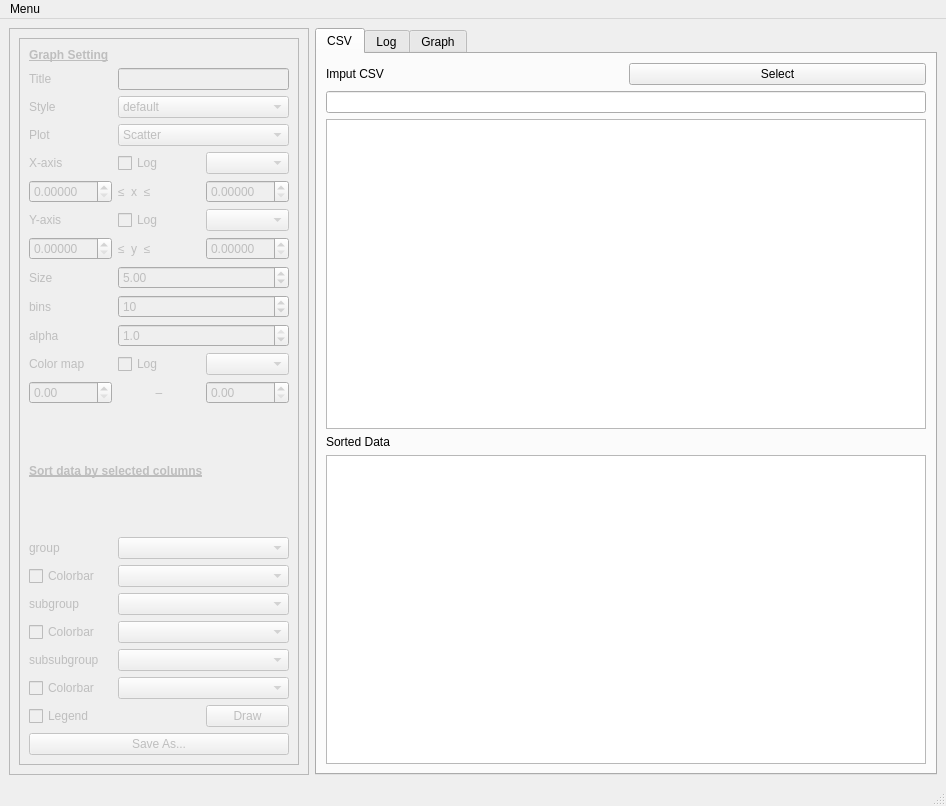
<?xml version="1.0" encoding="UTF-8"?>
<ui version="4.0">
 <class>MainWindow</class>
 <widget class="QMainWindow" name="MainWindow">
  <property name="geometry">
   <rect>
    <x>0</x>
    <y>0</y>
    <width>946</width>
    <height>806</height>
   </rect>
  </property>
  <property name="windowTitle">
   <string>MainWindow</string>
  </property>
  <widget class="QWidget" name="centralwidget">
   <layout class="QGridLayout" name="gridLayout_2">
    <item row="0" column="0">
     <widget class="QScrollArea" name="scrollArea">
      <property name="minimumSize">
       <size>
        <width>240</width>
        <height>0</height>
       </size>
      </property>
      <property name="maximumSize">
       <size>
        <width>300</width>
        <height>16777215</height>
       </size>
      </property>
      <property name="widgetResizable">
       <bool>true</bool>
      </property>
      <widget class="QWidget" name="scrollAreaWidgetContents">
       <property name="geometry">
        <rect>
         <x>0</x>
         <y>0</y>
         <width>302</width>
         <height>735</height>
        </rect>
       </property>
       <layout class="QGridLayout" name="gridLayout_5">
        <item row="1" column="1">
         <widget class="QFrame" name="frame_graph">
          <property name="enabled">
           <bool>false</bool>
          </property>
          <property name="frameShape">
           <enum>QFrame::StyledPanel</enum>
          </property>
          <property name="frameShadow">
           <enum>QFrame::Raised</enum>
          </property>
          <layout class="QGridLayout" name="gridLayout_6">
           <item row="2" column="0">
            <widget class="QLabel" name="label_6">
             <property name="text">
              <string>Style</string>
             </property>
            </widget>
           </item>
           <item row="8" column="2">
            <widget class="QComboBox" name="cmb_y"/>
           </item>
           <item row="14" column="2">
            <widget class="QComboBox" name="cmb_cmap"/>
           </item>
           <item row="17" column="0">
            <widget class="QDoubleSpinBox" name="dsb_cmin"/>
           </item>
           <item row="5" column="2">
            <widget class="QComboBox" name="cmb_x"/>
           </item>
           <item row="26" column="1" colspan="2">
            <widget class="QComboBox" name="cmb_subsubcolor"/>
           </item>
           <item row="27" column="1" colspan="2">
            <widget class="QComboBox" name="cmb_subsubsort"/>
           </item>
           <item row="8" column="1">
            <widget class="QCheckBox" name="cb_logy">
             <property name="text">
              <string>Log</string>
             </property>
            </widget>
           </item>
           <item row="7" column="2">
            <widget class="QDoubleSpinBox" name="dsb_xmax">
             <property name="decimals">
              <number>5</number>
             </property>
            </widget>
           </item>
           <item row="22" column="1" colspan="2">
            <widget class="QComboBox" name="cmb_subcolor"/>
           </item>
           <item row="19" column="1" colspan="2">
            <widget class="QComboBox" name="cmb_color"/>
           </item>
           <item row="5" column="0">
            <widget class="QLabel" name="label_18">
             <property name="text">
              <string>X-axis</string>
             </property>
            </widget>
           </item>
           <item row="0" column="0" colspan="3">
            <widget class="QLabel" name="label_22">
             <property name="sizePolicy">
              <sizepolicy hsizetype="Preferred" vsizetype="Fixed">
               <horstretch>0</horstretch>
               <verstretch>0</verstretch>
              </sizepolicy>
             </property>
             <property name="font">
              <font>
               <weight>75</weight>
               <bold>true</bold>
               <underline>true</underline>
              </font>
             </property>
             <property name="text">
              <string>Graph Setting</string>
             </property>
            </widget>
           </item>
           <item row="8" column="0">
            <widget class="QLabel" name="label_19">
             <property name="text">
              <string>Y-axis</string>
             </property>
            </widget>
           </item>
           <item row="22" column="0">
            <widget class="QLabel" name="label_28">
             <property name="text">
              <string>subgroup</string>
             </property>
            </widget>
           </item>
           <item row="3" column="0">
            <widget class="QLabel" name="label_24">
             <property name="text">
              <string>Plot</string>
             </property>
            </widget>
           </item>
           <item row="9" column="2">
            <widget class="QDoubleSpinBox" name="dsb_ymax">
             <property name="decimals">
              <number>5</number>
             </property>
            </widget>
           </item>
           <item row="28" column="0">
            <widget class="QCheckBox" name="cb_legend">
             <property name="text">
              <string>Legend</string>
             </property>
            </widget>
           </item>
           <item row="20" column="1" colspan="2">
            <widget class="QComboBox" name="cmb_sort"/>
           </item>
           <item row="12" column="0">
            <widget class="QLabel" name="label_bins">
             <property name="text">
              <string>bins</string>
             </property>
            </widget>
           </item>
           <item row="14" column="0">
            <widget class="QLabel" name="label">
             <property name="text">
              <string>Color map</string>
             </property>
            </widget>
           </item>
           <item row="14" column="1">
            <widget class="QCheckBox" name="cb_logc">
             <property name="text">
              <string>Log</string>
             </property>
            </widget>
           </item>
           <item row="17" column="2">
            <widget class="QDoubleSpinBox" name="dsb_cmax"/>
           </item>
           <item row="17" column="1">
            <widget class="QLabel" name="label_5">
             <property name="text">
              <string>–</string>
             </property>
             <property name="alignment">
              <set>Qt::AlignCenter</set>
             </property>
            </widget>
           </item>
           <item row="26" column="0">
            <widget class="QLabel" name="label_29">
             <property name="text">
              <string>subsubgroup</string>
             </property>
            </widget>
           </item>
           <item row="1" column="0">
            <widget class="QLabel" name="label_2">
             <property name="text">
              <string>Title</string>
             </property>
            </widget>
           </item>
           <item row="19" column="0">
            <widget class="QLabel" name="label_20">
             <property name="text">
              <string>group</string>
             </property>
            </widget>
           </item>
           <item row="3" column="1" colspan="2">
            <widget class="QComboBox" name="cmb_plot">
             <item>
              <property name="text">
               <string>Scatter</string>
              </property>
             </item>
             <item>
              <property name="text">
               <string>kdeplot</string>
              </property>
             </item>
             <item>
              <property name="text">
               <string>Histogram</string>
              </property>
             </item>
             <item>
              <property name="text">
               <string>Line</string>
              </property>
             </item>
             <item>
              <property name="text">
               <string>Box plots</string>
              </property>
             </item>
            </widget>
           </item>
           <item row="7" column="0">
            <widget class="QDoubleSpinBox" name="dsb_xmin">
             <property name="decimals">
              <number>5</number>
             </property>
            </widget>
           </item>
           <item row="13" column="0">
            <widget class="QLabel" name="label_30">
             <property name="text">
              <string>alpha</string>
             </property>
            </widget>
           </item>
           <item row="1" column="1" colspan="2">
            <widget class="QLineEdit" name="text_title"/>
           </item>
           <item row="24" column="1" colspan="2">
            <widget class="QComboBox" name="cmb_subsort"/>
           </item>
           <item row="30" column="0" colspan="3">
            <widget class="QPushButton" name="button_save">
             <property name="text">
              <string>Save As...</string>
             </property>
            </widget>
           </item>
           <item row="7" column="1">
            <widget class="QLabel" name="label_3">
             <property name="text">
              <string>≤  x  ≤</string>
             </property>
            </widget>
           </item>
           <item row="24" column="0">
            <widget class="QCheckBox" name="cb_subcolorbar">
             <property name="text">
              <string>Colorbar</string>
             </property>
            </widget>
           </item>
           <item row="27" column="0">
            <widget class="QCheckBox" name="cb_subsubcolorbar">
             <property name="text">
              <string>Colorbar</string>
             </property>
            </widget>
           </item>
           <item row="20" column="0">
            <widget class="QCheckBox" name="cb_colorbar">
             <property name="text">
              <string>Colorbar</string>
             </property>
            </widget>
           </item>
           <item row="18" column="0" colspan="3">
            <widget class="QLabel" name="label_7">
             <property name="font">
              <font>
               <weight>75</weight>
               <bold>true</bold>
               <underline>true</underline>
              </font>
             </property>
             <property name="text">
              <string>Sort data by selected columns</string>
             </property>
            </widget>
           </item>
           <item row="11" column="0">
            <widget class="QLabel" name="label_21">
             <property name="text">
              <string>Size</string>
             </property>
            </widget>
           </item>
           <item row="11" column="1" colspan="2">
            <widget class="QDoubleSpinBox" name="dsb_markerSize">
             <property name="minimum">
              <double>0.100000000000000</double>
             </property>
             <property name="maximum">
              <double>30.000000000000000</double>
             </property>
             <property name="singleStep">
              <double>0.100000000000000</double>
             </property>
             <property name="value">
              <double>5.000000000000000</double>
             </property>
            </widget>
           </item>
           <item row="12" column="1" colspan="2">
            <widget class="QSpinBox" name="spb_bins">
             <property name="minimum">
              <number>1</number>
             </property>
             <property name="maximum">
              <number>200</number>
             </property>
             <property name="value">
              <number>10</number>
             </property>
            </widget>
           </item>
           <item row="13" column="1" colspan="2">
            <widget class="QDoubleSpinBox" name="dsb_alpha">
             <property name="decimals">
              <number>1</number>
             </property>
             <property name="minimum">
              <double>0.100000000000000</double>
             </property>
             <property name="maximum">
              <double>1.000000000000000</double>
             </property>
             <property name="singleStep">
              <double>0.100000000000000</double>
             </property>
             <property name="value">
              <double>1.000000000000000</double>
             </property>
            </widget>
           </item>
           <item row="28" column="2">
            <widget class="QPushButton" name="button_preview">
             <property name="text">
              <string>Draw</string>
             </property>
            </widget>
           </item>
           <item row="9" column="1">
            <widget class="QLabel" name="label_4">
             <property name="text">
              <string>≤  y  ≤</string>
             </property>
            </widget>
           </item>
           <item row="9" column="0">
            <widget class="QDoubleSpinBox" name="dsb_ymin">
             <property name="decimals">
              <number>5</number>
             </property>
            </widget>
           </item>
           <item row="5" column="1">
            <widget class="QCheckBox" name="cb_logx">
             <property name="text">
              <string>Log</string>
             </property>
            </widget>
           </item>
           <item row="2" column="1" colspan="2">
            <widget class="QComboBox" name="cmb_style">
             <item>
              <property name="text">
               <string>default</string>
              </property>
             </item>
            </widget>
           </item>
          </layout>
         </widget>
        </item>
       </layout>
      </widget>
     </widget>
    </item>
    <item row="0" column="1">
     <widget class="QTabWidget" name="tab_pca">
      <property name="tabPosition">
       <enum>QTabWidget::North</enum>
      </property>
      <property name="tabShape">
       <enum>QTabWidget::Rounded</enum>
      </property>
      <property name="currentIndex">
       <number>0</number>
      </property>
      <widget class="QWidget" name="tn_summary">
       <attribute name="title">
        <string>CSV</string>
       </attribute>
       <layout class="QGridLayout" name="gridLayout">
        <item row="0" column="1">
         <widget class="QPushButton" name="button_csvPath">
          <property name="text">
           <string>Select</string>
          </property>
         </widget>
        </item>
        <item row="3" column="0">
         <widget class="QLabel" name="label_16">
          <property name="text">
           <string>Sorted Data</string>
          </property>
         </widget>
        </item>
        <item row="0" column="0">
         <widget class="QLabel" name="label_15">
          <property name="text">
           <string>Imput CSV</string>
          </property>
         </widget>
        </item>
        <item row="2" column="0" colspan="2">
         <widget class="QTableView" name="table_summary"/>
        </item>
        <item row="4" column="0" colspan="2">
         <widget class="QTableView" name="table_sorted"/>
        </item>
        <item row="1" column="0" colspan="2">
         <widget class="QLineEdit" name="textbox_csvPath"/>
        </item>
       </layout>
      </widget>
      <widget class="QWidget" name="tab_4">
       <attribute name="title">
        <string>Log</string>
       </attribute>
       <layout class="QGridLayout" name="gridLayout_12">
        <item row="0" column="0">
         <widget class="QTextEdit" name="logbox">
          <property name="html">
           <string>&lt;!DOCTYPE HTML PUBLIC &quot;-//W3C//DTD HTML 4.0//EN&quot; &quot;http://www.w3.org/TR/REC-html40/strict.dtd&quot;&gt;
&lt;html&gt;&lt;head&gt;&lt;meta name=&quot;qrichtext&quot; content=&quot;1&quot; /&gt;&lt;style type=&quot;text/css&quot;&gt;
p, li { white-space: pre-wrap; }
&lt;/style&gt;&lt;/head&gt;&lt;body style=&quot; font-family:'.AppleSystemUIFont'; font-size:13pt; font-weight:400; font-style:normal;&quot;&gt;
&lt;p style=&quot;-qt-paragraph-type:empty; margin-top:0px; margin-bottom:0px; margin-left:0px; margin-right:0px; -qt-block-indent:0; text-indent:0px; font-family:'.SF NS Text';&quot;&gt;&lt;br /&gt;&lt;/p&gt;&lt;/body&gt;&lt;/html&gt;</string>
          </property>
         </widget>
        </item>
       </layout>
      </widget>
      <widget class="QWidget" name="tn_graph">
       <attribute name="title">
        <string>Graph</string>
       </attribute>
       <layout class="QGridLayout" name="gridLayout_11">
        <item row="0" column="0">
         <widget class="QScrollArea" name="canvas">
          <property name="widgetResizable">
           <bool>true</bool>
          </property>
          <widget class="QWidget" name="scrollAreaWidgetContents_3">
           <property name="geometry">
            <rect>
             <x>0</x>
             <y>0</y>
             <width>558</width>
             <height>680</height>
            </rect>
           </property>
          </widget>
         </widget>
        </item>
       </layout>
      </widget>
     </widget>
    </item>
   </layout>
  </widget>
  <widget class="QMenuBar" name="menubar">
   <property name="geometry">
    <rect>
     <x>0</x>
     <y>0</y>
     <width>946</width>
     <height>24</height>
    </rect>
   </property>
   <widget class="QMenu" name="menuMenu">
    <property name="title">
     <string>Menu</string>
    </property>
    <addaction name="actionPreference"/>
   </widget>
   <addaction name="menuMenu"/>
  </widget>
  <widget class="QStatusBar" name="statusbar"/>
  <action name="actionPreference">
   <property name="text">
    <string>Preference</string>
   </property>
  </action>
 </widget>
 <resources/>
 <connections>
  <connection>
   <sender>button_csvPath</sender>
   <signal>clicked()</signal>
   <receiver>MainWindow</receiver>
   <slot>readcsv()</slot>
   <hints>
    <hint type="sourcelabel">
     <x>760</x>
     <y>93</y>
    </hint>
    <hint type="destinationlabel">
     <x>310</x>
     <y>26</y>
    </hint>
   </hints>
  </connection>
  <connection>
   <sender>cmb_x</sender>
   <signal>currentIndexChanged(int)</signal>
   <receiver>MainWindow</receiver>
   <slot>setXaxis()</slot>
   <hints>
    <hint type="sourcelabel">
     <x>292</x>
     <y>207</y>
    </hint>
    <hint type="destinationlabel">
     <x>4</x>
     <y>250</y>
    </hint>
   </hints>
  </connection>
  <connection>
   <sender>cmb_y</sender>
   <signal>currentIndexChanged(int)</signal>
   <receiver>MainWindow</receiver>
   <slot>setYaxis()</slot>
   <hints>
    <hint type="sourcelabel">
     <x>292</x>
     <y>273</y>
    </hint>
    <hint type="destinationlabel">
     <x>4</x>
     <y>279</y>
    </hint>
   </hints>
  </connection>
  <connection>
   <sender>cmb_color</sender>
   <signal>currentIndexChanged(int)</signal>
   <receiver>MainWindow</receiver>
   <slot>setColor()</slot>
   <hints>
    <hint type="sourcelabel">
     <x>292</x>
     <y>510</y>
    </hint>
    <hint type="destinationlabel">
     <x>2</x>
     <y>401</y>
    </hint>
   </hints>
  </connection>
  <connection>
   <sender>cmb_sort</sender>
   <signal>currentIndexChanged(int)</signal>
   <receiver>MainWindow</receiver>
   <slot>setSort()</slot>
   <hints>
    <hint type="sourcelabel">
     <x>292</x>
     <y>541</y>
    </hint>
    <hint type="destinationlabel">
     <x>3</x>
     <y>436</y>
    </hint>
   </hints>
  </connection>
  <connection>
   <sender>cmb_subcolor</sender>
   <signal>currentIndexChanged(int)</signal>
   <receiver>MainWindow</receiver>
   <slot>setSubColor()</slot>
   <hints>
    <hint type="sourcelabel">
     <x>292</x>
     <y>572</y>
    </hint>
    <hint type="destinationlabel">
     <x>3</x>
     <y>474</y>
    </hint>
   </hints>
  </connection>
  <connection>
   <sender>cmb_subsort</sender>
   <signal>currentIndexChanged(int)</signal>
   <receiver>MainWindow</receiver>
   <slot>setSubSort()</slot>
   <hints>
    <hint type="sourcelabel">
     <x>292</x>
     <y>603</y>
    </hint>
    <hint type="destinationlabel">
     <x>6</x>
     <y>500</y>
    </hint>
   </hints>
  </connection>
  <connection>
   <sender>cmb_subsubcolor</sender>
   <signal>currentIndexChanged(int)</signal>
   <receiver>MainWindow</receiver>
   <slot>setSubsubColor()</slot>
   <hints>
    <hint type="sourcelabel">
     <x>292</x>
     <y>634</y>
    </hint>
    <hint type="destinationlabel">
     <x>6</x>
     <y>531</y>
    </hint>
   </hints>
  </connection>
  <connection>
   <sender>cmb_subsubsort</sender>
   <signal>currentIndexChanged(int)</signal>
   <receiver>MainWindow</receiver>
   <slot>setSubsubSort()</slot>
   <hints>
    <hint type="sourcelabel">
     <x>292</x>
     <y>665</y>
    </hint>
    <hint type="destinationlabel">
     <x>5</x>
     <y>563</y>
    </hint>
   </hints>
  </connection>
  <connection>
   <sender>cmb_plot</sender>
   <signal>currentIndexChanged(int)</signal>
   <receiver>MainWindow</receiver>
   <slot>setPlotType()</slot>
   <hints>
    <hint type="sourcelabel">
     <x>288</x>
     <y>140</y>
    </hint>
    <hint type="destinationlabel">
     <x>3</x>
     <y>215</y>
    </hint>
   </hints>
  </connection>
  <connection>
   <sender>button_preview</sender>
   <signal>clicked()</signal>
   <receiver>MainWindow</receiver>
   <slot>graphDraw()</slot>
   <hints>
    <hint type="sourcelabel">
     <x>295</x>
     <y>704</y>
    </hint>
    <hint type="destinationlabel">
     <x>8</x>
     <y>636</y>
    </hint>
   </hints>
  </connection>
  <connection>
   <sender>button_save</sender>
   <signal>clicked()</signal>
   <receiver>MainWindow</receiver>
   <slot>saveFigure()</slot>
   <hints>
    <hint type="sourcelabel">
     <x>110</x>
     <y>739</y>
    </hint>
    <hint type="destinationlabel">
     <x>5</x>
     <y>670</y>
    </hint>
   </hints>
  </connection>
  <connection>
   <sender>cb_colorbar</sender>
   <signal>stateChanged(int)</signal>
   <receiver>MainWindow</receiver>
   <slot>useColorbarI()</slot>
   <hints>
    <hint type="sourcelabel">
     <x>129</x>
     <y>537</y>
    </hint>
    <hint type="destinationlabel">
     <x>8</x>
     <y>372</y>
    </hint>
   </hints>
  </connection>
  <connection>
   <sender>cb_subcolorbar</sender>
   <signal>stateChanged(int)</signal>
   <receiver>MainWindow</receiver>
   <slot>useColorbarII()</slot>
   <hints>
    <hint type="sourcelabel">
     <x>111</x>
     <y>599</y>
    </hint>
    <hint type="destinationlabel">
     <x>8</x>
     <y>345</y>
    </hint>
   </hints>
  </connection>
  <connection>
   <sender>cb_subsubcolorbar</sender>
   <signal>stateChanged(int)</signal>
   <receiver>MainWindow</receiver>
   <slot>useColorbarIII()</slot>
   <hints>
    <hint type="sourcelabel">
     <x>128</x>
     <y>661</y>
    </hint>
    <hint type="destinationlabel">
     <x>6</x>
     <y>317</y>
    </hint>
   </hints>
  </connection>
 </connections>
 <slots>
  <slot>readcsv()</slot>
  <slot>setXaxis()</slot>
  <slot>setYaxis()</slot>
  <slot>setColor()</slot>
  <slot>setSort()</slot>
  <slot>setSubColor()</slot>
  <slot>setSubSort()</slot>
  <slot>setSubsubColor()</slot>
  <slot>setSubsubSort()</slot>
  <slot>setPlotType()</slot>
  <slot>graphDraw()</slot>
  <slot>useColorMapI()</slot>
  <slot>useColorMapII()</slot>
  <slot>useColorMapIII()</slot>
  <slot>saveFigure()</slot>
  <slot>useColorbarI()</slot>
  <slot>useColorbarII()</slot>
  <slot>useColorbarIII()</slot>
 </slots>
</ui>
